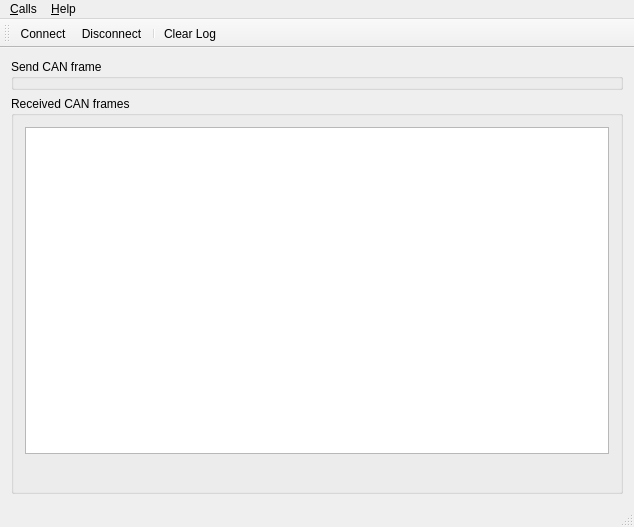
<?xml version="1.0" encoding="UTF-8"?>
<ui version="4.0">
 <class>MainWindow</class>
 <widget class="QMainWindow" name="MainWindow">
  <property name="geometry">
   <rect>
    <x>0</x>
    <y>0</y>
    <width>634</width>
    <height>527</height>
   </rect>
  </property>
  <property name="windowTitle">
   <string>CAN Manager</string>
  </property>
  <widget class="QWidget" name="centralWidget">
   <layout class="QVBoxLayout" name="verticalLayout">
    <item>
     <widget class="SendFrameBox" name="sendFrameBox">
      <property name="title">
       <string>Send CAN frame</string>
      </property>
     </widget>
    </item>
    <item>
     <widget class="QGroupBox" name="receivedMessagesBox">
      <property name="title">
       <string>Received CAN frames</string>
      </property>
      <layout class="QGridLayout" name="gridLayout">
       <item row="0" column="0">
        <layout class="QVBoxLayout" name="verticalLayout_2">
         <item>
          <widget class="ReceivedFramesView" name="receivedFramesView">
           <property name="editTriggers">
            <set>QAbstractItemView::NoEditTriggers</set>
           </property>
           <property name="showDropIndicator" stdset="0">
            <bool>false</bool>
           </property>
           <property name="dragDropOverwriteMode">
            <bool>false</bool>
           </property>
           <property name="selectionBehavior">
            <enum>QAbstractItemView::SelectRows</enum>
           </property>
          </widget>
         </item>
         <item>
          <layout class="QHBoxLayout" name="horizontalLayout">
           <item>
            <widget class="QLabel" name="busStatus">
             <property name="text">
              <string/>
             </property>
            </widget>
           </item>
           <item>
            <spacer name="horizontalSpacer">
             <property name="orientation">
              <enum>Qt::Horizontal</enum>
             </property>
             <property name="sizeHint" stdset="0">
              <size>
               <width>40</width>
               <height>20</height>
              </size>
             </property>
            </spacer>
           </item>
          </layout>
         </item>
        </layout>
       </item>
      </layout>
     </widget>
    </item>
   </layout>
  </widget>
  <widget class="QMenuBar" name="menuBar">
   <property name="geometry">
    <rect>
     <x>0</x>
     <y>0</y>
     <width>634</width>
     <height>22</height>
    </rect>
   </property>
   <widget class="QMenu" name="menuCalls">
    <property name="title">
     <string>&amp;Calls</string>
    </property>
    <addaction name="actionConnect"/>
    <addaction name="actionDisconnect"/>
    <addaction name="actionDeviceInformation"/>
    <addaction name="separator"/>
    <addaction name="actionResetController"/>
    <addaction name="separator"/>
    <addaction name="actionClearLog"/>
    <addaction name="separator"/>
    <addaction name="actionQuit"/>
   </widget>
   <widget class="QMenu" name="menuHelp">
    <property name="title">
     <string>&amp;Help</string>
    </property>
    <addaction name="actionPluginDocumentation"/>
    <addaction name="actionAboutQt"/>
   </widget>
   <addaction name="menuCalls"/>
   <addaction name="menuHelp"/>
  </widget>
  <widget class="QToolBar" name="mainToolBar">
   <attribute name="toolBarArea">
    <enum>TopToolBarArea</enum>
   </attribute>
   <attribute name="toolBarBreak">
    <bool>false</bool>
   </attribute>
   <addaction name="actionConnect"/>
   <addaction name="actionDisconnect"/>
   <addaction name="separator"/>
   <addaction name="actionClearLog"/>
  </widget>
  <widget class="QStatusBar" name="statusBar"/>
  <action name="actionConnect">
   <property name="icon">
    <iconset resource="can.qrc">
     <normaloff>:/images/connect.png</normaloff>:/images/connect.png</iconset>
   </property>
   <property name="text">
    <string>&amp;Connect</string>
   </property>
  </action>
  <action name="actionDisconnect">
   <property name="icon">
    <iconset resource="can.qrc">
     <normaloff>:/images/disconnect.png</normaloff>:/images/disconnect.png</iconset>
   </property>
   <property name="text">
    <string>&amp;Disconnect</string>
   </property>
  </action>
  <action name="actionQuit">
   <property name="icon">
    <iconset resource="can.qrc">
     <normaloff>:/images/application-exit.png</normaloff>:/images/application-exit.png</iconset>
   </property>
   <property name="text">
    <string>&amp;Quit</string>
   </property>
  </action>
  <action name="actionAboutQt">
   <property name="text">
    <string>&amp;About Qt</string>
   </property>
  </action>
  <action name="actionClearLog">
   <property name="icon">
    <iconset resource="can.qrc">
     <normaloff>:/images/clear.png</normaloff>:/images/clear.png</iconset>
   </property>
   <property name="text">
    <string>Clear &amp;Log</string>
   </property>
  </action>
  <action name="actionPluginDocumentation">
   <property name="text">
    <string>Plugin Documentation</string>
   </property>
   <property name="toolTip">
    <string>Open plugin documentation in Webbrowser</string>
   </property>
  </action>
  <action name="actionResetController">
   <property name="text">
    <string>&amp;Reset CAN Controller</string>
   </property>
   <property name="toolTip">
    <string>Reset CAN Controller</string>
   </property>
  </action>
  <action name="actionDeviceInformation">
   <property name="text">
    <string>Device &amp;Information...</string>
   </property>
  </action>
 </widget>
 <layoutdefault spacing="6" margin="11"/>
 <customwidgets>
  <customwidget>
   <class>SendFrameBox</class>
   <extends>QGroupBox</extends>
   <header location="global">sendframebox.h</header>
   <container>1</container>
  </customwidget>
  <customwidget>
   <class>ReceivedFramesView</class>
   <extends>QTableView</extends>
   <header location="global">receivedframesview.h</header>
  </customwidget>
 </customwidgets>
 <resources>
  <include location="can.qrc"/>
 </resources>
 <connections/>
</ui>
